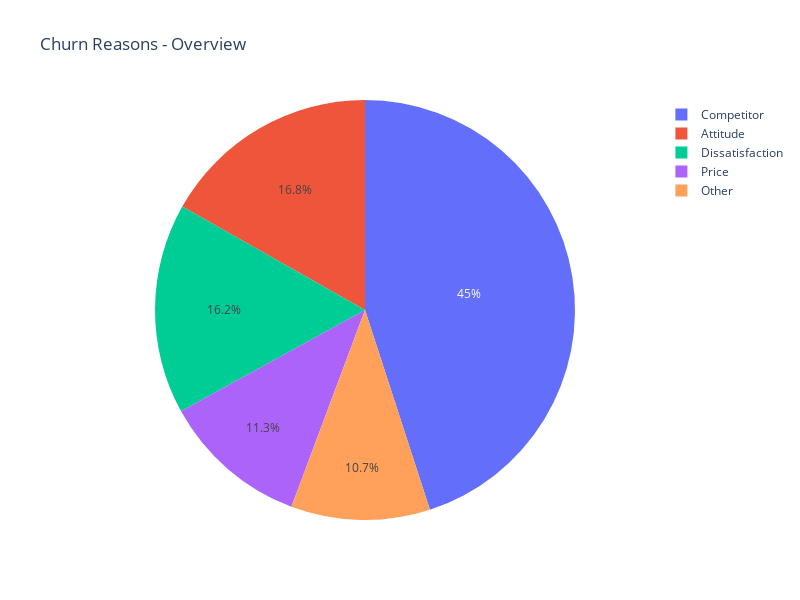

Notebook cell for this chart:
### Code cell
# Assuming you have the output stored in a variable called 'value_counts'
value_counts = pd.Series(churn_cat.values, 
                         index= churn_cat.index)

# Create a pie plot using Plotly
fig = go.Figure(data=[go.Pie(labels=value_counts.index, values=value_counts)])

# Set layout options
fig.update_layout(
    title='Churn Reasons - Overview',
    height=600,
    width=800,
)

# Display the plot
fig.show()

### Figure 1 — Plotly figure (JSON) as saved in the notebook; plotly's stock layout.template omitted (floating-point values rounded to 4 significant figures)
{"data": [{"labels": ["Attitude", "Competitor", "Dissatisfaction", "Other", "Price"], "type": "pie", "values": [4.458, 11.94, 4.302, 2.84, 2.996]}], "layout": {"height": 600, "title": {"text": "Churn Reasons - Overview"}, "width": 800}}
